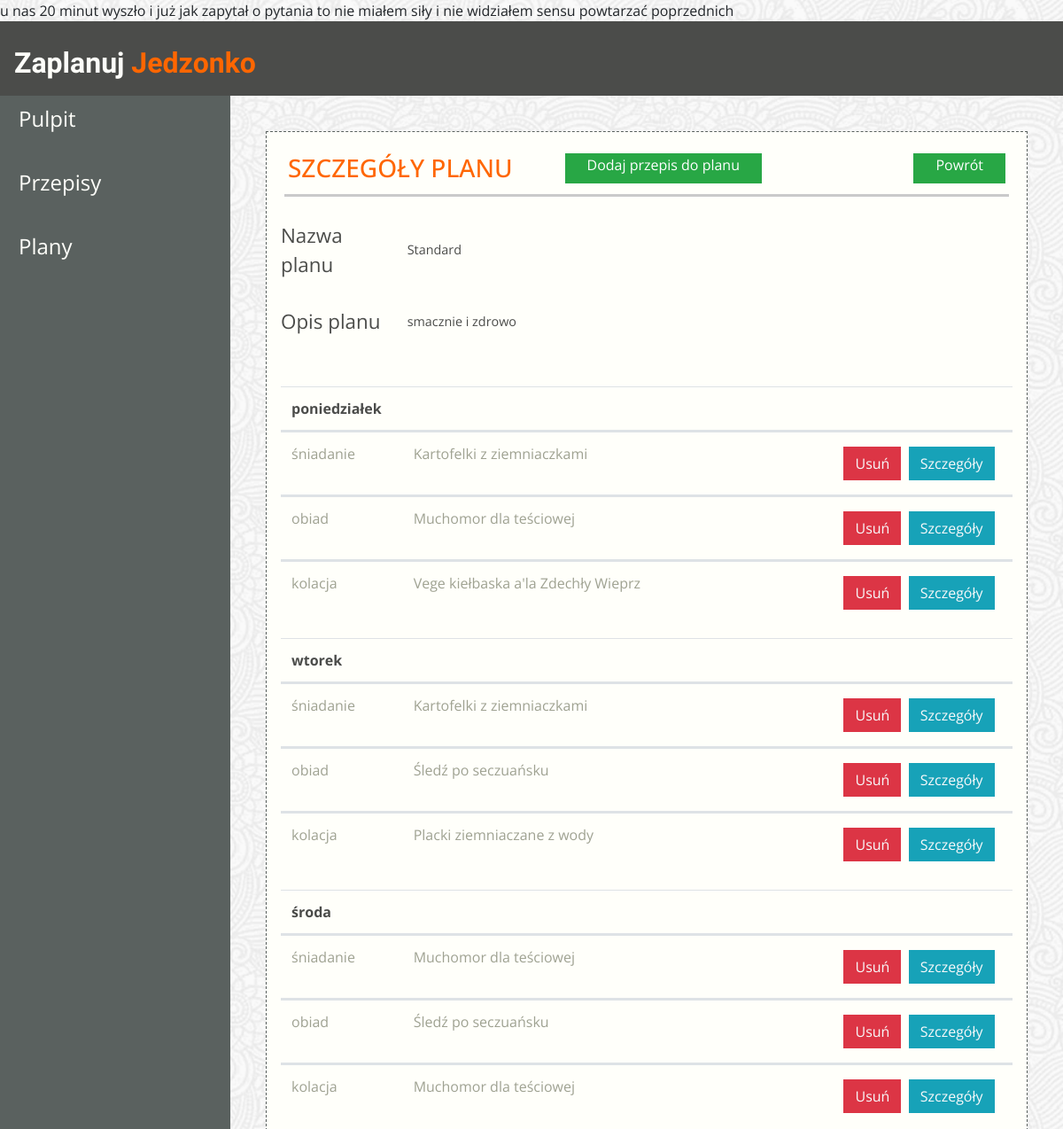
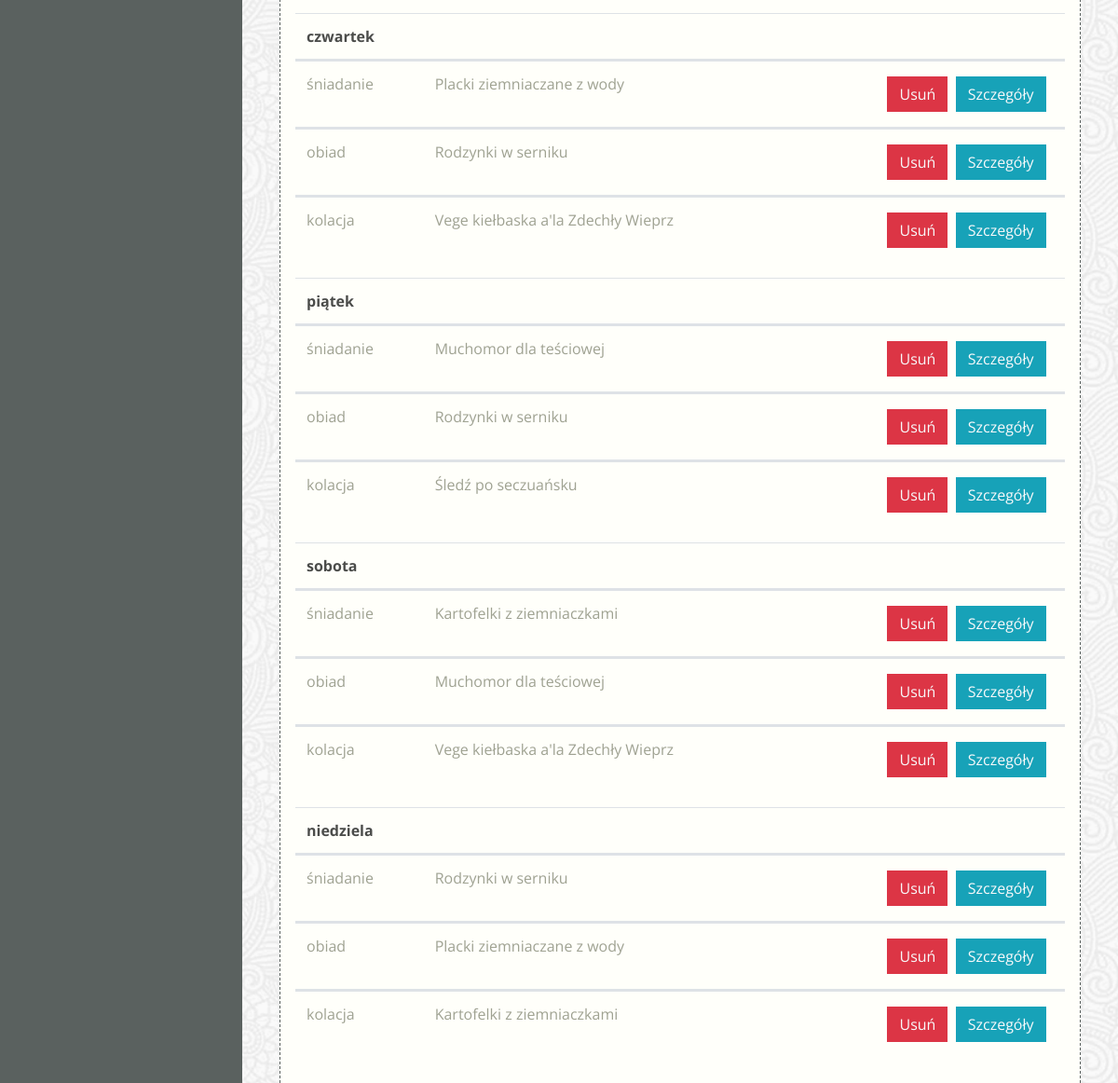
Screenshot of /plan/1/ with the database file from the repository (2 pictures, top to bottom).
### jedzonko/models.py (models this page shows)
class Plan(models.Model):
    name = models.CharField(max_length=128)
    description = models.TextField(null=True)
    created = models.DateTimeField(auto_now_add=True)
    recipes = models.ManyToManyField(Recipe, through='RecipePlan')

class DayName(models.Model):
    name = models.CharField(max_length=64)
    order = models.IntegerField(unique=True)

class RecipePlan(models.Model):
    meal_name = models.CharField(max_length=64)
    recipe = models.ForeignKey(Recipe, on_delete=models.CASCADE)
    plan = models.ForeignKey(Plan, on_delete=models.CASCADE)
    order = models.IntegerField()
    day_name = models.ForeignKey(DayName, on_delete=models.CASCADE)

class Recipe(models.Model):
    name = models.CharField(max_length=128)
    ingredients = models.TextField(null=True)  # Right now type of this field is an open matter
    description = models.TextField(null=True)
    created = models.DateTimeField(auto_now_add=True)
    updated = models.DateTimeField(auto_now=True, null=True)
    preparation_time = models.PositiveSmallIntegerField(null=True)
    votes = models.IntegerField(default=0)
    how_to_prepare = models.TextField(null=True)

### jedzonko/views.py (the view)
# urls.py: path('plan/<int:id>/', views.PlanDetails.as_view()),
class PlanDetails(View):
    def get(self, request, id):
        plan = Plan.objects.get(id=id)
        days = DayName.objects.all().order_by('order')
        meals = RecipePlan.objects.all().filter(plan=plan).order_by('day_name__order', 'order')
        context = {
        'plan': plan,
        'days': days,
        'meals': meals
        }
        return render(request, 'app-details-schedules.html', context)

### jedzonko/templates/app-details-schedules.html (shortened to what this page needs)
{% extends "__base__.html" %}
{% block content %}
<div class="dashboard-content border-dashed p-3 m-4 view-height">
    <div class="row border-bottom border-3 p-1 m-1">
        <div class="col noPadding">
            <h3 class="color-header text-uppercase">SZCZEGÓŁY PLANU</h3>
        </div>
        <div class="col d-flex justify-content-end mb-2">
            <a href="/plan/add-recipe/"
               class="btn btn-success rounded-0 pt-0 pb-0 pr-4 pl-4">Dodaj
                przepis do planu</a>
        </div>
        <div class="col d-flex justify-content-end mb-2 noPadding">
            <a href="/plan/list/" class="btn btn-success rounded-0 pt-0 pb-0 pr-4 pl-4">Powrót</a>
        </div>
    </div>
    <div class="schedules-content">
        <div class="schedules-content-header">
            <div class="form-group row">
                                <span class="col-sm-2 label-size col-form-label">
                                    Nazwa planu
                                </span>
                <div class="col-sm-10">
                    <p class="schedules-text">{{plan.name}}</p>
                </div>
            </div>
            <div class="form-group row">
                                <span class="col-sm-2 label-size col-form-label">
                                    Opis planu
                                </span>
                <div class="col-sm-10">
                    <p class="schedules-text">
                        {{ plan.description }}
                    </p>
                </div>
            </div>
        </div>
        {% for day in days %}
            <table class="table">
                <thead>
                <tr class="d-flex">
                    <th class="col-2">{{ day.name }}</th>
                    <th class="col-7"></th>
                    <th class="col-1"></th>
                    <th class="col-2"></th>
                </tr>
                </thead>
                {% for meal in meals %}
                    {% if meal.day_name.id == day.id %}
                        <tbody class="text-color-lighter">
                        <tr class="d-flex">
                            <td class="col-2">{{ meal.meal_name }}</td>
                            <td class="col-7">{{ meal.recipe.name }}</td>
                            <td class="col-1 center">
                                <a href="/plan/delete_recipe/{{ meal.id }}/" class="btn btn-danger rounded-0 text-light m-1">Usuń</a>
                            </td>
                            <td class="col-2 center">
                                <a href="/recipe/{{meal.recipe.id}}"
                                   class="btn btn-info rounded-0 text-light m-1">Szczegóły</a>
                            </td>
                        </tr>
                    {% endif %}
                {% endfor %}
            </table>
        {% endfor %}
    </div>
</div>
{% endblock content %}

### static/css/style.css (style rules this page uses)
:root { --link-color: #ff6600; --light-link-color: #fffffa; --background-color: #4b4c4a; --lighter-background-color: #5a615f; --lighter-text-color: #9fa292; --dark-text: #000000; --blue: #007bff; --yellow: #ffc107; --green: #1e7e34; font-size: 16px; }
* { margin: 0; padding: 0; box-sizing: border-box; }
html { min-height: 100%; }
body { font-family: "Open Sans", sans-serif; font-weight: 400; background: repeat url("/static/images/image.png"); }
p { font-size: 1.2rem; }
.noPadding { padding: 0; }
.center { text-align: center; }
.label-size { font-size: 1.4rem; color: var(--background-color); }
.border-dashed { border: .5px dashed var(--lighter-background-color); background: var(--light-link-color); }
.border-3 { border-width:3px !important; border-bottom-color: #cacaca !important; }
.view-height { min-height: 82.9vh; }
.text-color-lighter { color: var(--lighter-text-color); }
.color-header { color: var(--link-color); }
.dashboard-content { margin-top: 20px; }
.schedules-content { margin-top: 20px; }
.schedules-text { font-size: .9rem; margin-bottom: 0; }
.schedules-content .form-group.row { display: flex; align-items: center; }
.schedules-content-header { margin-bottom: 50px; }

### rows the page displays
Plan: name "Standard", description "smacznie i zdrowo"
DayName: name "poniedziałek"
RecipePlan: meal_name "śniadanie", recipe.name "Kartofelki z ziemniaczkami"
RecipePlan: meal_name "obiad", recipe.name "Muchomor dla teściowej"
RecipePlan: meal_name "kolacja", recipe.name "Vege kiełbaska a'la Zdechły Wieprz"
DayName: name "wtorek"
RecipePlan: meal_name "śniadanie", recipe.name "Kartofelki z ziemniaczkami"
RecipePlan: meal_name "obiad", recipe.name "Śledź po seczuańsku"
RecipePlan: meal_name "kolacja", recipe.name "Placki ziemniaczane z wody"
DayName: name "środa"
RecipePlan: meal_name "śniadanie", recipe.name "Muchomor dla teściowej"
RecipePlan: meal_name "obiad", recipe.name "Śledź po seczuańsku"
RecipePlan: meal_name "kolacja", recipe.name "Muchomor dla teściowej"
DayName: name "czwartek"
RecipePlan: meal_name "śniadanie", recipe.name "Placki ziemniaczane z wody"
RecipePlan: meal_name "obiad", recipe.name "Rodzynki w serniku"
RecipePlan: meal_name "kolacja", recipe.name "Vege kiełbaska a'la Zdechły Wieprz"
DayName: name "piątek"
RecipePlan: meal_name "śniadanie", recipe.name "Muchomor dla teściowej"
RecipePlan: meal_name "obiad", recipe.name "Rodzynki w serniku"
RecipePlan: meal_name "kolacja", recipe.name "Śledź po seczuańsku"
DayName: name "sobota"
RecipePlan: meal_name "śniadanie", recipe.name "Kartofelki z ziemniaczkami"
RecipePlan: meal_name "obiad", recipe.name "Muchomor dla teściowej"
RecipePlan: meal_name "kolacja", recipe.name "Vege kiełbaska a'la Zdechły Wieprz"
DayName: name "niedziela"
RecipePlan: meal_name "śniadanie", recipe.name "Rodzynki w serniku"
RecipePlan: meal_name "obiad", recipe.name "Placki ziemniaczane z wody"
RecipePlan: meal_name "kolacja", recipe.name "Kartofelki z ziemniaczkami"
